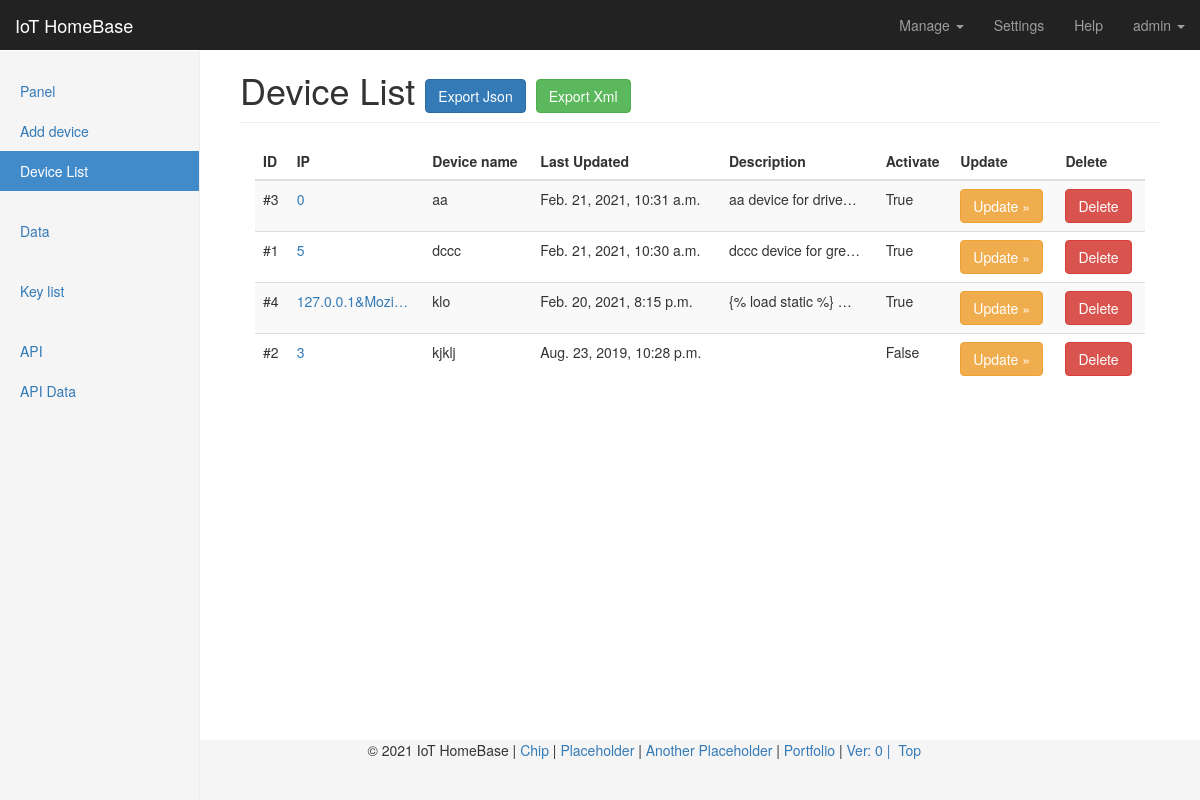
Page /device/list/ (signed in) on the earlier database version.
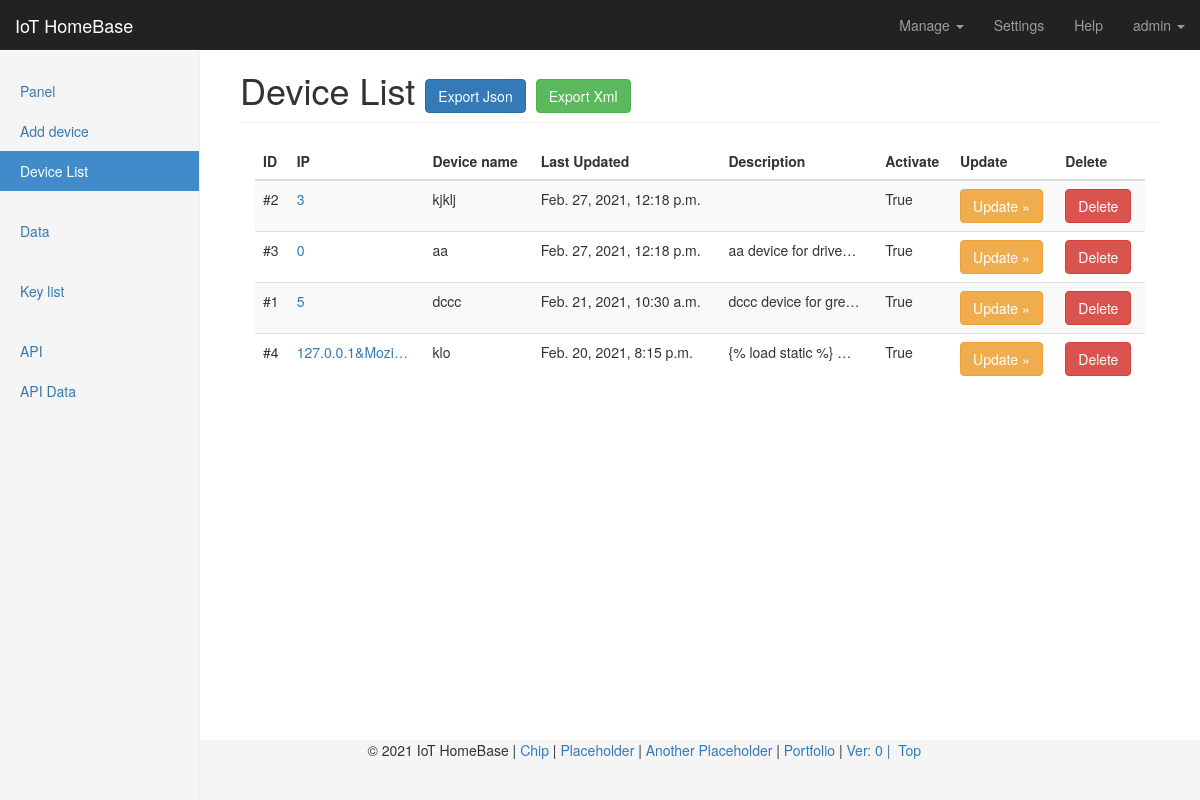
Same page on the later database version.
### devices/models.py (models this page shows, shortened)
class Device(models.Model):
    name = models.CharField(_('Device Name'), max_length=60, help_text=_('Enter the Device Name'))
    field_1 = models.CharField(_('Domain 1'), max_length=20, null=True, blank=True)
    field_id_1 = models.CharField(_('Domain ID 1'), max_length=30, null=True, blank=True)
    field_2 = models.CharField(_('Domain 2'), max_length=20, null=True, blank=True)
    field_id_2 = models.CharField(_('Domain ID 2'), max_length=30, null=True, blank=True)
    field_3 = models.CharField(_('Domain 3'), max_length=20, null=True, blank=True)
    field_id_3 = models.CharField(_('Domain ID 3'), max_length=30, null=True, blank=True)
    field_4 = models.CharField(_('Domain 4'), max_length=20, null=True, blank=True)
    field_id_4 = models.CharField(_('Domain ID 4'), max_length=30, null=True, blank=True)
    field_5 = models.CharField(_('Domain 5'), max_length=20, null=True, blank=True)
    field_id_5 = models.CharField(_('Domain ID 5'), max_length=30, null=True, blank=True)
    field_6 = models.CharField(_('Domain 6'), max_length=20, null=True, blank=True)
    field_id_6 = models.CharField(_('Domain ID 6'), max_length=30, null=True, blank=True)
    field_7 = models.CharField(_('Domain 7'), max_length=20, null=True, blank=True)
    field_id_7 = models.CharField(_('Domain ID 7'), max_length=30, null=True, blank=True)
    field_8 = models.CharField(_('Domain 8'), max_length=20, null=True, blank=True)
    field_id_8 = models.CharField(_('Domain ID 8'), max_length=30, null=True, blank=True)
    field_9 = models.CharField(_('Domain 9'), max_length=20, null=True, blank=True)
    field_id_9 = models.CharField(_('Domain ID 9'), max_length=30, null=True, blank=True)
    field_10 = models.CharField(_('Domain 10'), max_length=20, null=True, blank=True)
    field_id_10 = models.CharField(_('Domain ID 10'), max_length=30, null=True, blank=True)
    api_key = models.CharField(_('API Key'), max_length=200)  # api key
    description = models.TextField(blank=True, max_length=255)
    enable = models.BooleanField(_('Activate'), default=True)
    remote_address = models.CharField(_('IP address'), max_length=255)
    pub_date = models.DateTimeField(auto_now=True)
    class Meta:
        ordering = ['-pub_date']

### devices/views.py (the view)
# urls.py: path('device/list/', devices.device_list, name='device_list'),
@login_required(login_url=LOGIN_URL)
def device_list(request):
    device_list = True
    list = Device.objects.all()
    return render(request, "back/device_list.html", locals())

### devices/templatetags/custom_tags.py (called while the page is built)
@register.simple_tag
def version():
    try:
        return time.strftime('%m%d%Y/%u', time.gmtime(os.path.getmtime('.git/')))
    except:
        return 0

@register.simple_tag
def website_name():
    return WEBSITE_NAME

### templates/back/device_list.html (shortened to what this page needs)
{% extends "back/base.html" %}
{% load static %}
{% load custom_tags %}
{% load i18n %}
{% block website_name %}{% trans 'Device List' %}
    <a class="btn btn-primary" href='{% url "export" "device" %}?format=json' role="button">{% trans 'Export Json' %}</a>
    <a class="btn btn-success" href='{% url "export" "device" %}?format=xml' role="button">{% trans 'Export Xml' %}</a>
{% endblock %}
{% block content %}
<div class="col-xs-12 col-sm-12 placeholder">
    <div class="table-responsive">
        <table class="table table-striped">
            <thead>
            <tr>
                <th>{% trans 'ID' %}</th>
                <th>{% trans 'IP' %}</th>
                <th>{% trans 'Device name' %}</th>
                <th>{% trans 'Last Updated' %}</th>
                <th>{% trans 'Description' %}</th>
                <th>{% trans 'Activate' %}</th>
                <th>{% trans 'Update' %}</th>
                <th>{% trans 'Delete' %}</th>
            </tr>
            </thead>
            <tbody>
            {% for i in list %}
            <tr>
                <td>#{{ i.id }}</td>
                <td><a class="tooltip-viewport-bottom" title="{{ i.remote_address }}">{{ i.remote_address | truncatechars:15 }}</a></td>
                <td>{{ i.name }}</td>
                <td>{{ i.pub_date }}</td>
                <td>{{ i.description | truncatechars:20 }}</td>
                <td>{{ i.enable }}</td>
                <td><a class="btn btn-warning" href="{% url 'device_edit' i.id %}" role="button">{% trans 'Update' %} »</a></td>
                <td><a class="btn btn-danger" href="{% url 'device_delete' i.id %}" role="button" onclick="return confirm('{% trans "The device and data will be deleted. Are you sure?" %}');">{% trans 'Delete' %}</a></td>
            </tr>
            {% endfor %}
            </tbody>
        </table>
    </div>
</div>
{% endblock %}

### templates/back/base.html (shortened to what this page needs)
{% load static %}
{% load custom_tags %}
{% load i18n %}
{% get_current_language as LANGUAGE_CODE %}
<!DOCTYPE html>
<html lang="{{ LANGUAGE_CODE }}">
<head>
    <link href="{% static "back/dist/css/bootstrap.min.css" %}" rel="stylesheet">
    <link href="{% static "back/assets/css/ie10-viewport-bug-workaround.css" %}" rel="stylesheet">
    <link href="{% static "back/dashboard/dashboard.css" %}" rel="stylesheet">
    <link href="{% static "back/dashboard/sticky-footer.css" %}" rel="stylesheet">
</head>
<body>
{% include 'back/navbar.html' %}
<div class="container-fluid">
    <div class="row">
        {% include 'back/sidebar.html' %}
        <div class="col-sm-9 col-sm-offset-3 col-md-10 col-md-offset-2 main">
            <h1 class="page-header">{% block website_name %}{% endblock %}</h1>
            {% block content %}{% endblock %}
        </div>
    </div>
</div>
    {% include 'back/footer.html' %}
</body>
</html>

### templates/back/navbar.html (shortened to what this page needs)
{% load custom_tags %}
{% load i18n %}
{% load rest_framework %}
<nav class="navbar navbar-inverse navbar-fixed-top">
    <div class="container-fluid">
        <div class="navbar-header">
            <a class="navbar-brand" href="{% url 'index' %}">{% website_name %}</a>
        </div>
        <div id="navbar" class="navbar-collapse collapse">
            <ul class="nav navbar-nav navbar-right">
                <li class="dropdown">
                  <a href="#" class="dropdown-toggle" data-toggle="dropdown" role="button" aria-haspopup="true" aria-expanded="false">{% trans 'Manage' %} <span class="caret"></span></a>
                </li>
                <li><a href="/admin/">{% trans 'Settings' %}</a></li>
                <li><a href="http://iotdashboard.readthedocs.io/tr/latest/">{% trans 'Help' %}</a></li>
                {% if user.is_authenticated %}
                    <li class="dropdown">
                      <a href="#" class="dropdown-toggle" data-toggle="dropdown" role="button" aria-haspopup="true" aria-expanded="false">{{ user }} <span class="caret"></span></a>
                    </li>
                {% endif %}
            </ul>
        </div>
    </div>
</nav>

### templates/back/sidebar.html
{% load i18n %}
<div class="col-sm-3 col-md-2 sidebar">
    <ul class="nav nav-sidebar">
        <li class="{% if panel %}active{% endif %}"><a href="{% url 'index' %}">Panel <span class="sr-only">(current)</span></a></li>
        <li class="{% if device_add %}active{% endif %}"><a href="{% url 'device_add' %}">Add device <span class="sr-only">(current)</span></a></li>
        <li class="{% if device_list %}active{% endif %}"><a href="{% url 'device_list' %}">Device List <span class="sr-only">(current)</span></a></li>
    </ul>
    <ul class="nav nav-sidebar">
        <li class="{% if datas %}active{% endif %}"><a href="{% url 'datas' %}">Data <span class="sr-only">(current)</span></a></li>
    </ul>
    <ul class="nav nav-sidebar">
        <li class="{% if key_list %}active{% endif %}"><a href="{% url 'key_list' %}">Key list <span class="sr-only">(current)</span></a></li>
    </ul>
    <ul class="nav nav-sidebar">
        <li><a href="/api/">{% trans 'API' %}</a></li>
        <li><a href="{% url 'api_data' %}">{% trans 'API Data' %}</a></li>
    </ul>
</div>

### templates/back/footer.html
{% load static %}
{% load custom_tags %}
{% load i18n %}
<footer class="footer">
    <div class="container">
        <p class="pull-right"> &copy; 2021 {% website_name %} |
            <a href="https://www.chip-edwards.com">{% trans 'Chip' %} </a> |
            <a href="#">{% trans 'Placeholder' %} </a> |
            <a href="#">{% trans 'Another Placeholder' %} </a> |
            <a href="https://portfolio.chip-edwards.com/"> {% trans 'Portfolio' %} </a> |
            <a> Ver: {% version %} | </a>
            <a href="#">&nbsp;{% trans 'Top' %}&nbsp;</a>
        </p>
    </div>
</footer>

### templates/back/js.html (shortened to what this page needs)
{% load static %}

### static/back/dashboard/dashboard.css (style rules this page uses)
body { padding-top: 50px; }
.navbar-fixed-top { border: 0; }
.sidebar { display: none; }
@media (min-width: 768px) { .sidebar { position: fixed; top: 51px; bottom: 0; left: 0; z-index: 1000; display: block; padding: 20px; overflow-x: hidden; overflow-y: auto; background-color: #f5f5f5; border-right: 1px solid #eee; } }
.nav-sidebar { margin-right: -21px; margin-bottom: 20px; margin-left: -20px; }
.nav-sidebar > li > a { padding-right: 20px; padding-left: 20px; }
.nav-sidebar > .active > a, .nav-sidebar > .active > a:hover, .nav-sidebar > .active > a:focus { color: #fff; background-color: #428bca; }
.main { padding: 20px; }
@media (min-width: 768px) { .main { padding-right: 40px; padding-left: 40px; } }
.main .page-header { margin-top: 0; }
.placeholder { margin-bottom: 20px; }

### static/back/dashboard/sticky-footer.css (style rules this page uses)
html { position: relative; min-height: 100%; }
body { margin-bottom: 60px; }
.footer { position: absolute; bottom: 0; width: 100%; height: 60px; background-color: #f5f5f5; }
.container { width: auto; max-width: 680px; padding: 0 15px; }

Differences in the rows shown:
changed Device "kjklj": pub_date "Aug. 23, 2019, 10:28 p.m." → "Feb. 27, 2021, 12:18 p.m."; enable "False" → "True"; moves up the list
changed Device "aa": pub_date "Feb. 21, 2021, 10:31 a.m." → "Feb. 27, 2021, 12:18 p.m."
